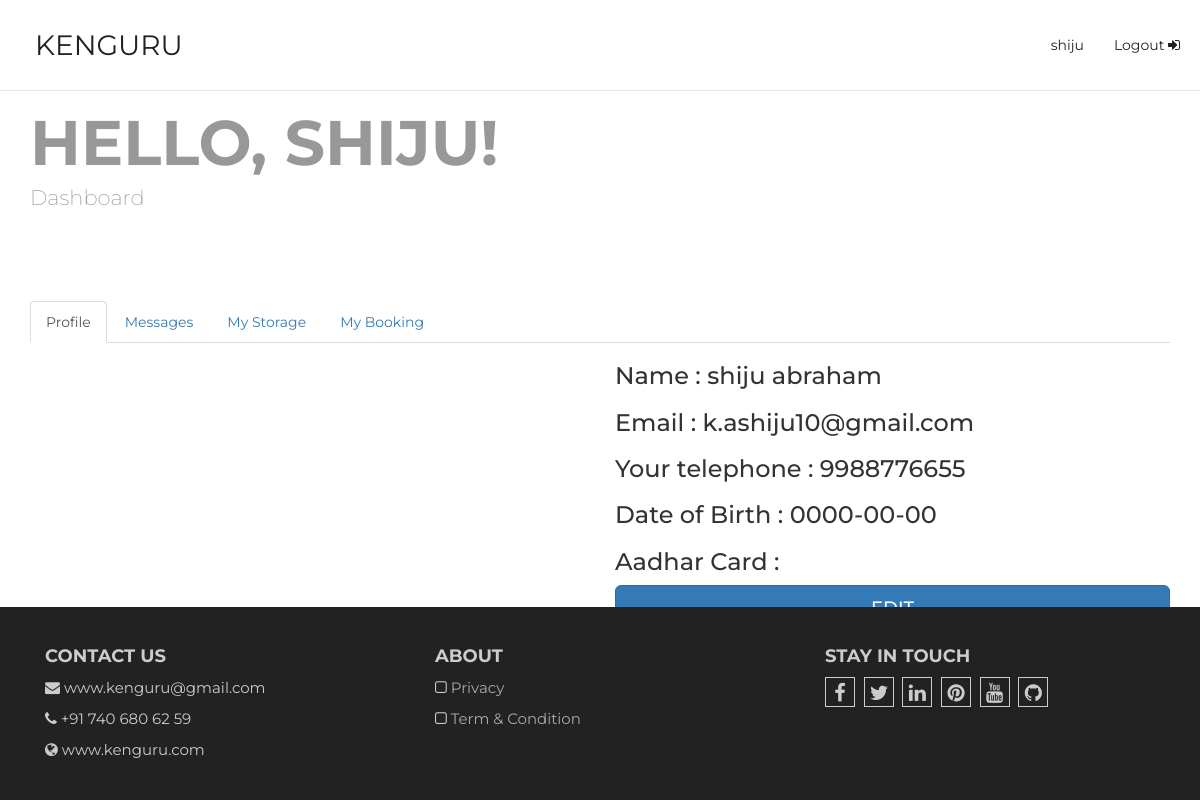
Screenshot of /Ken-userDash.php (signed in) with the database file from the repository.
### tables this page shows
CREATE TABLE `customer` (
  `customer_pass` int(20) NOT NULL,
  `first_name` varchar(30) NOT NULL,
  `last_name` varchar(30) NOT NULL,
  `email` varchar(40) NOT NULL,
  `phone_number` bigint(12) NOT NULL,
  `dob` date NOT NULL,
  `display_picture` varchar(650) NOT NULL,
  `address2_id` int(10) NOT NULL,
  `customer_id` varchar(10) NOT NULL,
  `aadhar_card` varchar(30) NOT NULL
);

### Ken-userDash.php (the view, shortened to what this page needs)
<!DOCTYPE html>
<html lang="en">
  <head>
	<link rel="stylesheet" href="https://maxcdn.bootstrapcdn.com/font-awesome/4.7.0/css/font-awesome.min.css">
	<link rel="stylesheet" href="https://maxcdn.bootstrapcdn.com/bootstrap/3.3.7/css/bootstrap.min.css">
	<link rel="stylesheet" type="text/css" href="Ken-userDash.css">
	<link rel="stylesheet" href="https://cdnjs.cloudflare.com/ajax/libs/animate.css/3.5.2/animate.min.css">
  </head>
<body>
<div id="myNavbar" class="navbar navbar-default navbar-fixed-top" role="navigation" >
		<div class="navbar-header">
			<a href="index.php" class="navbar-brand" id="navTitle">KENGURU</a>
		</div>
		<div class="collapse navbar-collapse" id="bs-example-navbar-collapse-1">
<?php
					if(isset($_SESSION['id'])){
					  $std=$_SESSION['id'];
					  include 'dbh.php';
					    $sql="SELECT * from customer where customer_id = '$std'";
					    $result= mysqli_query($conn ,$sql)or die(mysqli_error($conn));
					    if($row=mysqli_fetch_assoc($result)){
					      	echo "<ul class='nav navbar-nav navbar-right'>
								<li><a href='Ken-userDash.php''>".$row['first_name']."</i></a></li>
		        				<li><a href='logout.php''>Logout <i class='fa fa-sign-in' aria-hidden='true'></i></a></li>
		        				</ul>";
							}
					}
?>
		    </div>
</div>
<div class="jumbotron" id="jumbotron">
	<div class="container">
<?php
					if(isset($_SESSION['id'])){
					  $std=$_SESSION['id'];
					  include 'dbh.php';
					    $sql="SELECT * from customer where customer_id = '$std'";
					    $result= mysqli_query($conn ,$sql)or die(mysqli_error($conn));
					    if($row=mysqli_fetch_assoc($result)){
					      	echo "<h1>Hello, ".$row['first_name']."!</h1>";
							}
					}
?>
	  <p>Dashboard</p>
  	</div>
</div>
 <div id="tabnav" class="tabnav">
	 <div class="container">
		  <ul class="nav nav-tabs">
			<li class="active"><a data-toggle="tab" href="#profile">Profile</a></li>
			<li><a data-toggle="tab" href="#menu1">Messages</a></li>
			<li><a data-toggle="tab" href="#menu2">My Storage</a></li>
			<li><a data-toggle="tab" href="#menu3">My Booking</a></li>
		  </ul>
		  <div class="tab-content">
			<div id="profile" class="tab-pane fade in active">
			  	<div class="row">
  					<div class="col-md-6">
  					</div>
 					<div class="col-md-6">
<?php
					if(isset($_SESSION['id'])){
					  $std=$_SESSION['id'];
					  include 'dbh.php';
					    $sql="SELECT * from customer where customer_id = '$std'";
					    $result= mysqli_query($conn ,$sql)or die(mysqli_error($conn));
					    if($row=mysqli_fetch_assoc($result)){
					      echo "	<h3>Name : ".$row['first_name']." ".$row['last_name']."</h3>
 									<h3>Email : ".$row['email']."</h3>
 									<h3>Your telephone : ".$row['phone_number']."</h3>";
	 							if (is_null($row['dob'])) {
	 								echo "<h3>Date of Birth : <i>Null</i></h3>";
	 							}
	 							else{
	 								echo "<h3>Date of Birth : ".$row['dob']."</h3>";
	 							}
	 							if (is_null($row['aadhar_card'])) {
	 								echo "<h3>Aadhar Card : <i>Null</i></h3>";
	 							}
	 							else{
	 								echo "<h3>Aadhar Card : ".$row['aadhar_card']."</h3>";
	 							}
							}
					}
?>
                        <button type="button" class="btn btn-primary btn-lg btn-block login-button" onclick="location.href = 'Ken-UserEdit.php';" >Edit</button>
 					</div>
				</div>
			</div>
		  </div>
	 </div>
 </div>
<br><br><br><br><br><br><br>
 <div id="footer" class="footer">
     <div class="container">
         <div class="row">
             <div class="col-lg-4 col-md-4">
                 <h4 class="wow fadeInUp">Contact Us</h4>
                 <p><i class="fa fa-envelope" aria-hidden="true"></i> www.kenguru@gmail.com</p>
                 <p><i class="fa fa-phone" aria-hidden="true"></i> +91 740 680 62 59</p>
                 <p><i class="fa fa-globe" aria-hidden="true"></i> www.kenguru.com</p>
             </div>
             <div class="col-lg-4 col-md-4">
                 <h4>About</h4>
                 <p><i class="fa fa-square-o" aria-hidden="true"></i><a style="color:darkgray" href="privacy.php"> Privacy</a></p>
                 <p><i class="fa fa-square-o" aria-hidden="true"></i><a style="color:darkgray" href="tc.php"> Term & Condition</a></p>
             </div>
             <div class="col-lg-4 col-md-4">
                 <h4>Stay in touch</h4>
                 <i class="social fa fa-facebook" aria-hidden="true"></i>
                 <i class="social fa fa-twitter" aria-hidden="true"></i>
                <i class="social fa fa-linkedin" aria-hidden="true"></i>
                <i class="social fa fa-pinterest" aria-hidden="true"></i>
                <i class="social fa fa-youtube" aria-hidden="true"></i>
                <i class="social fa fa-github" aria-hidden="true"></i><br>
             </div>
         </div>
     </div>
 </div>
  </body>
</html>

### Ken-userDash.css (style rules this page uses)
* { padding: 0; margin: 0; }
body { overflow-x: hidden; font-family: Montserrat; text-rendering: optimizeLegibility !important; -webkit-font-smoothing: antialiased !important; background: url(images/dash.jpg) no-repeat; }
li { list-style: none; display: inline-block }
a { text-decoration: none; transition: all 500ms ease-in-out; }
h1, h2, h4 { font-family: Montserrat; text-transform: uppercase; font-weight: 700; }
p { font-size: 15px; line-height: 21px; }
.btn { transition: all 300ms ease-in-out; font-weight: 500 !important; text-transform: uppercase; }
.navbar { background-color: #ffffff !important; padding: 20px; }
.navbar a { color: #212121 !important; }
.navbar #navTitle { font-size: 2em; }
.jumbotron { margin-top: 40px; background-color: white; opacity:0.5; }
.footer { padding: 30px; color: #cccccc; background-color: #222222; width: 100%; position: fixed; bottom: 0; }
.footer .social { font-size: 20px; height: 30px; width: 30px; text-align: center; padding: 5px; border: 1px solid #cccccc; margin-bottom: 10px; margin-right: 5px; }

### rows the page displays
customer: first_name "shiju", first_name "SHIJU", last_name "abraham", email "k.ashiju10@gmail.com", phone_number "9988776655", dob "0000-00-00"
